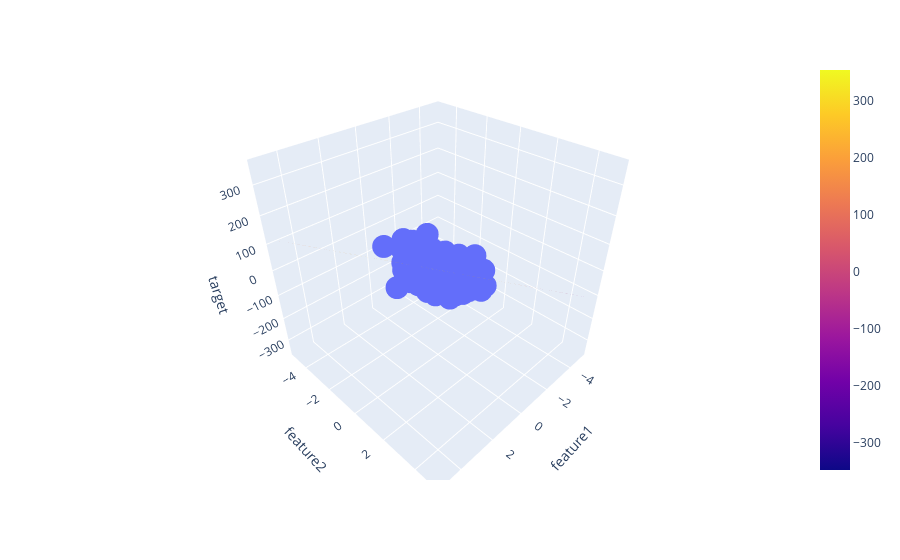

Here is the notebook cell this chart was saved with:
### Code cell
x=np.linspace(-5,5,10)
y=np.linspace(-5,5,10)
xGrid,yGrid =np.meshgrid(y,x)

final=np.vstack((xGrid.ravel().reshape(1,100),yGrid.ravel().reshape(1,100))).T
zFinal = lr.predict(final).reshape(10,10)
z=zFinal
fig=px.scatter_3d(df,x='feature1',y='feature2',z='target')
fig.add_trace(go.Surface(x=x,y=y,z=z))
fig.show()
